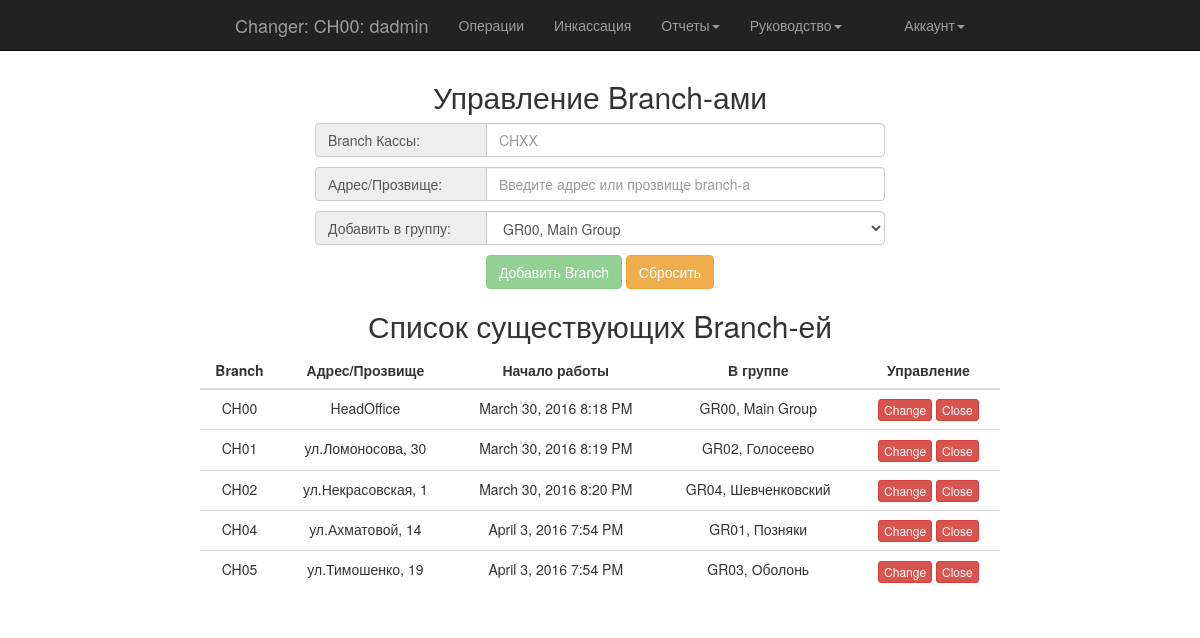
The page /admin/add_cash (signed in) on the database its author committed.
### app/models.py (models this page shows, shortened)
class Cashes(db.Model):
    __tablename__ = 'cashes'
    id = db.Column(db.Integer, primary_key=True)
    branch = db.Column(db.String(8))
    address = db.Column(db.String(64))
    member_since = db.Column(db.DateTime(), default=datetime.utcnow)
    status = db.Column(db.Boolean, default=True)
    group_id = db.Column(db.Integer, db.ForeignKey('group_cashes.id'))
    group = db.relationship('GroupOfCashes', backref='cash')
    deals = db.relationship('Deals', backref='cash', lazy='dynamic')
    collections = db.relationship('Collections', backref='cash')
    transactions = db.relationship('Transaction', backref='cash')

class User(UserMixin, db.Model):
    __tablename__ = 'users'
    id = db.Column(db.Integer, primary_key=True)
    username = db.Column(db.String(64), unique=True, index=True)
    password_hash = db.Column(db.String(128))
    member_since = db.Column(db.DateTime(), default=datetime.utcnow)
    last_seen = db.Column(db.DateTime(), default=datetime.utcnow)
    status = db.Column(db.Boolean, default=True)
    role_id = db.Column(db.Integer, db.ForeignKey('roles.id'))
    role = db.relationship('Role', backref='user')
    cash_id = db.Column(db.Integer, db.ForeignKey('cashes.id'))
    cash = db.relationship('Cashes', backref='user')
    group_id = db.Column(db.Integer, db.ForeignKey('group_cashes.id'), default=1)
    group = db.relationship('GroupOfCashes', backref='user')
    deals = db.relationship('Deals', backref='user', lazy='dynamic')
    transactions = db.relationship('Transaction', backref='user', lazy='dynamic')
    collections = db.relationship('Collections', backref='user')
    def can(self, permissions):
        return self.role is not None and (self.role.permissions & permissions) == permissions
    @property
    def password(self):
        raise "Password isn't readable attribute"

class GroupOfCashes(db.Model):
    __tablename__ = 'group_cashes'
    id = db.Column(db.Integer, primary_key=True)
    group_branch = db.Column(db.String(8), unique=True)
    group_description = db.Column(db.String(64))
    main = db.Column(db.Boolean, default=False)

### app/admin/views.py (the view, shortened to what this page needs)
@admin.route('/add_cash', methods=['GET', 'POST'])
@login_required
@admin_required
def add_cash():
    cashes = Cashes.query.order_by('branch').all()
    groups = GroupOfCashes.query.order_by('group_branch').all()
    return render_template('admin/add_cash.html', cashes=cashes, groups=groups)

### app/main/__init__.py (called while the page is built)
@main.app_context_processor
def inject_permission():
    return dict(Permission=Permission)

### app/models.py (called while the page is built)
@login_manager.user_loader
def load_user(user_id):
    return User.query.get(int(user_id))

### app/templates/admin/add_cash.html (shortened to what this page needs)
{% extends "base.html" %}
{% block content %}
    <div class="col-sm-6 col-sm-offset-3 loginpage">
        <p><h2 class="text-center">Управление Branch-ами</h2></p>
        <form method="post">
            <div class="input-group">
                <span class="input-group-addon">Branch Кассы:</span>
                <input class="form-control" name="branch" placeholder="CHXX" type="text" required>
            </div>
            <div class="input-group" style="margin-top: 10px">
                <span class="input-group-addon">Адрес/Прозвище:</span>
                <input class="form-control" name="address" placeholder="Введите адрес или прозвище branch-a" type="text" required>
            </div>
            <div class="input-group" style="margin-top: 10px">
                <span class="input-group-addon">Добавить в группу:</span>
                <select class="form-control" name="select_group">
                    {%  for g in groups %}
                        <option value="{{ g.id }}">
                            <span>{{ g.group_branch }}, {{ g.group_description }}</span>
                        </option>
                    {% endfor %}
                </select>
            </div>
            <div class="row text-center" style="margin-top:10px">
                <button type="submit" class="btn btn-success" disabled>Добавить Branch</button>
                <button type="reset" class="btn btn-warning">Сбросить</button>
            </div>
        </form>
    </div>
    <div class="col-sm-8 col-sm-offset-2">
        <p><h2 class="text-center">Список существующих Branch-ей</h2></p>
        <div class="row">
            <table class="table">
                <thead>
                <tr>
                    <th class="text-center">Branch</th>
                    <th class="text-center">Адрес/Прозвище</th>
                    <th class="text-center">Начало работы</th>
                    <th class="text-center">В группе</th>
                    <th class="text-center">Управление</th>
                </tr>
                </thead>
                <tbody>
                {% for c in cashes %}
                    <tr>
                        <td class="text-center">{{ c.branch }}</td>
                        <td class="text-center">{{ c.address }}</td>
                        <td class="text-center">{{ moment(c.member_since).format('LLL') }}</td>
                        <td class="text-center">{{ c.group.group_branch }}, {{ c.group.group_description }}</td>
                        <td class="text-center">
                            <button class="btn btn-xs btn-danger"  data-toggle="modal" data-target=".bs-example-modal-sm" data-branch="{{ c.branch }}">Change</button>
                            {% if c.status %}
                                <button class="btn btn-xs btn-danger" data-cash-id="{{ c.id }}" data-cash-state="{% if c.status %}1{% else %}0{% endif %}">Close</button>
                            {% else %}
                                <button class="btn btn-xs btn-success" data-cash-id="{{ c.id }}" data-cash-state="{% if c.status %}1{% else %}0{% endif %}">On</button>
                            {% endif %}
                        </td>
                    </tr>
                {% endfor %}
                </tbody>
            </table>
        </div>
    </div>
{% endblock %}

### app/templates/base.html (shortened to what this page needs)
<!DOCTYPE html>
<html lang="en" {% block html_attribs %}{% endblock html_attribs %}>
{% block html %}
    <head>
        {% block head %}
            {% block styles %}
                <link rel="stylesheet" href="{{ url_for('static', filename='bootstrap.min.css') }}">
                <link rel="stylesheet" href="{{ url_for('static', filename='style.css') }}">
            {% endblock styles %}
        {% endblock head %}
    </head>
    <body>
    {% block body %}
        {% block navbar %}
            <nav class="navbar navbar-inverse navbar-fixed-top">
                <div class="container">
                    <div class="col-md-8 col-md-offset-2">
                        <div class="navbar-header">
                            {% if current_user.is_authenticated %}
                                <a class="navbar-brand" href="#">Changer: {{ current_user.cash.branch }}: {{ current_user.username }}</a>
                            {% else %}
                                <a class="navbar-brand" href="#">Changer</a>
                            {% endif %}
                        </div>
                        <div class="navbar-collapse collapse">
                            <ul class="nav navbar-nav">
                                {% if current_user.is_authenticated %}
                                    {% if current_user.can(Permission.MAKE_OPERATION) %}
                                        <li><a href="{{ url_for('main.index') }}">Операции</a></li>
                                        <li><a href="{{ url_for('main.collections') }}">Инкассация</a></li>
                                        <li class="dropdown">
                                            <a href="#" class="dropdown-toggle" data-toggle="dropdown">Отчеты<b class="caret"></b></a>
                                        </li>
                                    {% endif %}
                                    {% if current_user.can(Permission.SHOW_STATUS) %}
                                        <li class="dropdown">
                                        <a href="#" class="dropdown-toggle" data-toggle="dropdown">Руководство<b class="caret"></b></a>
                                    </li>
                                    {% endif %}
                                {% endif %}
                            </ul>
                            <ul class="nav navbar-nav navbar-right">
                                {% if current_user.is_authenticated %}
                                    <li class="dropdown">
                                        <a href="#" class="dropdown-toggle" data-toggle="dropdown">Аккаунт<b class="caret"></b></a>
                                    </li>
                                {% else %}
                                    <li><a href="{{ url_for('auth.login') }}">Войти</a></li>
                                {% endif %}
                            </ul>
                        </div>
                    </div>
                </div>
            </nav>
        {% endblock navbar %}
        {% block content %}
        {% endblock content %}
    {% endblock body %}
    </body>
{% endblock html %}
</html>

### app/static/style.css (style rules this page uses)
.loginpage { margin-top: 60px; }
.input-group-addon:first-child { width: 30%; border-right: 0px none; text-align: left; }
.input-group { position: relative; display: table; border-collapse: separate; width: 100%; }

### rows shown on the page
Cashes: cash.branch "CH00", branch "CH00", address "HeadOffice", member_since "March 30, 2016 8:18 PM", group.group_branch "GR00", group.group_description "Main Group"
User: username "dadmin"
Cashes: branch "CH01", address "ул.Ломоносова, 30", member_since "March 30, 2016 8:19 PM", group.group_branch "GR02", group.group_description "Голосеево"
Cashes: branch "CH02", address "ул.Некрасовская, 1", member_since "March 30, 2016 8:20 PM", group.group_branch "GR04", group.group_description "Шевченковский"
Cashes: branch "CH04", address "ул.Ахматовой, 14", member_since "April 3, 2016 7:54 PM", group.group_branch "GR01", group.group_description "Позняки"
Cashes: branch "CH05", address "ул.Тимошенко, 19", member_since "April 3, 2016 7:54 PM", group.group_branch "GR03", group.group_description "Оболонь"
